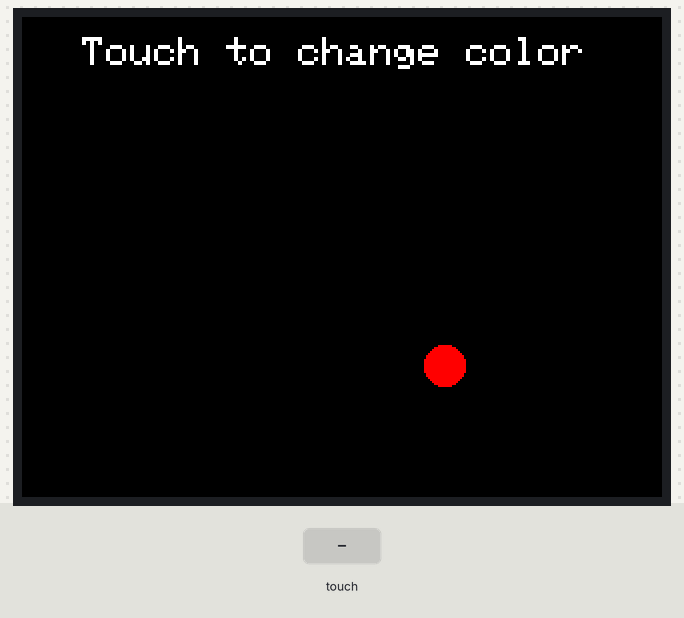
Recording of a sketch running on a simulated Arduino Uno, built with avr-gcc and run on an emulated ATmega328P. Parts: 320×240 colour display. Inputs (shaded band) come from the test bench. Random numbers use the default seed unless the sketch sets one.

Above: at 1.4 s.
1.5 s: touch panel pressed at 13 % / 10 % of its raw x / y range
At 2.0 s:
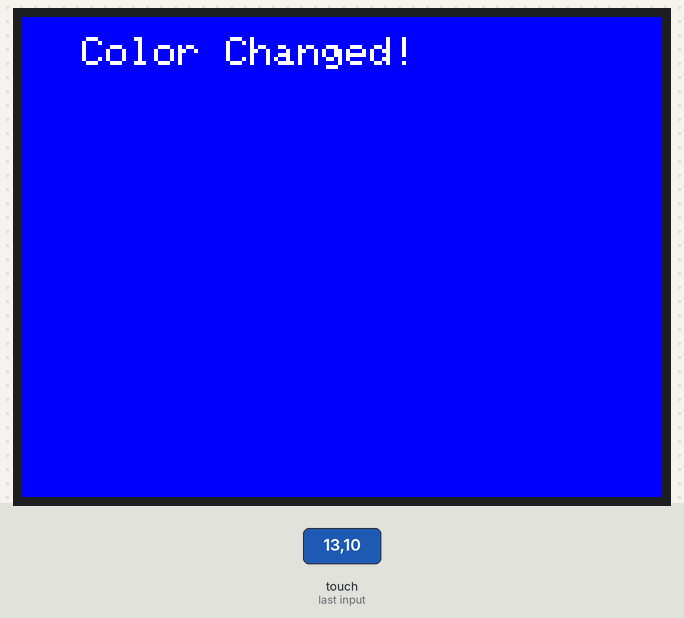
3.9 s: touch panel pressed at 38 % / 10 % of its raw x / y range
At 4.3 s:
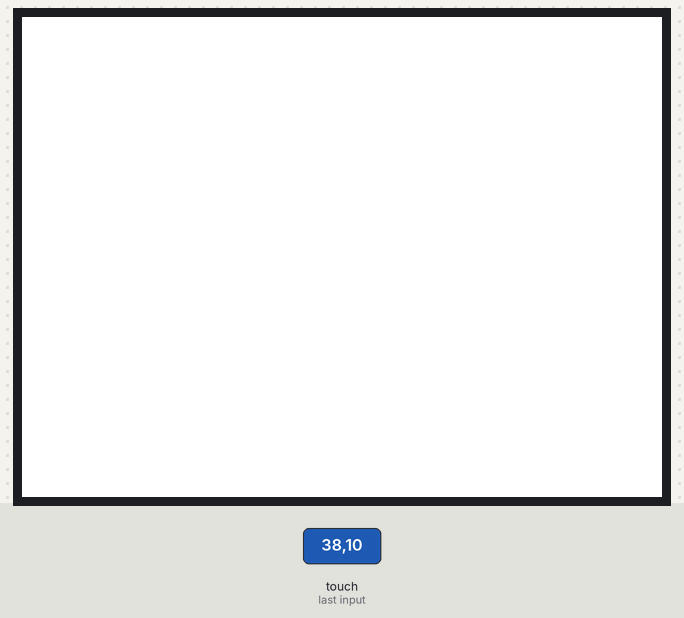
6.6 s: touch panel pressed at 62 % / 10 % of its raw x / y range
At 7.1 s:
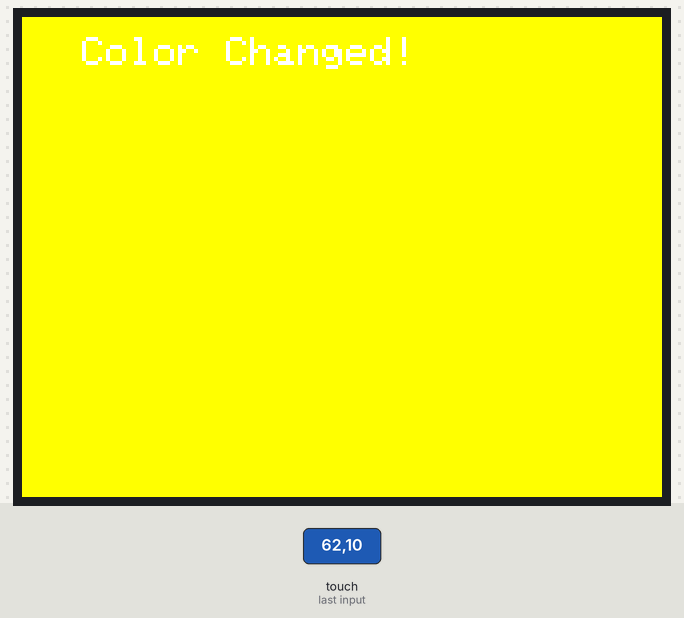
Timing chart, 0 to 9.6 s (numbered marks = the images above; inputs shaded):
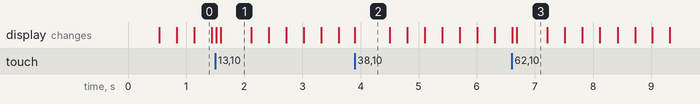

The sketch:

D-Touchscreen.ino
```cpp
#include <Adafruit_GFX.h>
#include <MCUFRIEND_kbv.h>
#include <TouchScreen.h>

MCUFRIEND_kbv tft;


#define YP A1
#define XM A2
#define YM 7
#define XP 6

#define TS_MINX 120
#define TS_MAXX 900
#define TS_MINY 70
#define TS_MAXY 920

TouchScreen ts = TouchScreen(XP, YP, XM, YM, 300);

#define MINPRESSURE 10
#define MAXPRESSURE 1000

#define BLACK   0x0000
#define RED     0xF800
#define GREEN   0x07E0
#define BLUE    0x001F
#define WHITE   0xFFFF
#define YELLOW  0xFFE0

int ballX = 100, ballY = 100;
int ballDX = 3, ballDY = 2;
int ballRadius = 10;

void setup() {
  Serial.begin(9600);
  uint16_t ID = tft.readID();
  tft.begin(ID);
  tft.setRotation(1);
  tft.fillScreen(BLACK);
  tft.setTextColor(WHITE);
  tft.setTextSize(2);
  tft.setCursor(30, 10);
  tft.print("Touch to change color");
}

void loop() {
  tft.fillCircle(ballX, ballY, ballRadius, BLACK);

  ballX += ballDX;
  ballY += ballDY;


  if (ballX < ballRadius || ballX > tft.width() - ballRadius) ballDX = -ballDX;
  if (ballY < ballRadius || ballY > tft.height() - ballRadius) ballDY = -ballDY;

  tft.fillCircle(ballX, ballY, ballRadius, RED);

  TSPoint p = ts.getPoint();
  pinMode(XM, OUTPUT);
  pinMode(YP, OUTPUT);

  if (p.z > MINPRESSURE && p.z < MAXPRESSURE) {
    int tx = map(p.x, TS_MINX, TS_MAXX, 0, tft.width());
    int ty = map(p.y, TS_MINY, TS_MAXY, 0, tft.height());

    tft.fillScreen(randomColor());
    tft.setCursor(30, 10);
    tft.setTextColor(WHITE);
    tft.setTextSize(2);
    tft.print("Color Changed!");
    delay(500);
  }

  delay(20);
}

uint16_t randomColor() {
  switch (random(5)) {
    case 0: return RED;
    case 1: return GREEN;
    case 2: return BLUE;
    case 3: return YELLOW;
    default: return WHITE;
  }
}
```

Measured:
- what the display in image 1 shows lasts 0.5 s, from 1.6 s to 2.1 s
- what the display in image 2 shows lasts 0.6 s, from 3.9 s to 4.5 s
